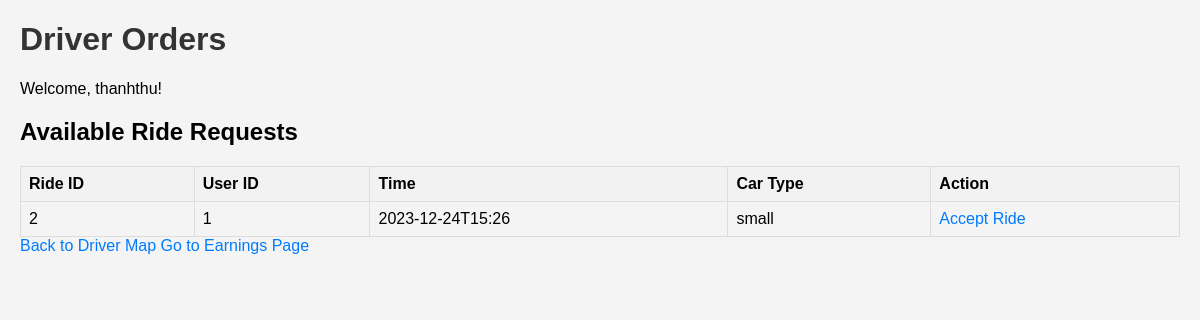
Screenshot of /driver_orders (signed in) with the database file from the repository.
### tables this page shows
CREATE TABLE users (id INTEGER PRIMARY KEY, username TEXT, password TEXT, email TEXT, is_driver INTEGER DEFAULT 0, location TEXT, car_type TEXT, book_id INTEGER DEFAULT 0, is_accepted INTEGER DEFAULT 0);

CREATE TABLE rides (id INTEGER PRIMARY KEY, user_id INTEGER, username TEXT, time TEXT, car_type TEXT, destination TEXT, is_accepted INTEGER DEFAULT 0);

### Homework_Lecture8.py (the view)
@app.route('/driver_orders')
@login_required
def driver_orders():
    car_type = current_user.car_type
    db = get_db()
    cursor = db.cursor()
    cursor.execute('SELECT * FROM rides WHERE is_accepted = 0 AND car_type = ?', (car_type,))
    ride_requests = cursor.fetchall()
    cursor.close()
    db = get_db()
    cursor = db.cursor()
    cursor.execute('SELECT * FROM users WHERE id = ?',(current_user.id))
    skip = cursor.fetchall()
    cursor.close()
    if current_user.is_accepted==1 :
        return redirect(url_for('chat', room_id=current_user.book_id))
    return render_template('driver_orders.html', ride_requests=ride_requests)

### Homework_Lecture8.py (called while the page is built)
def get_db():
    db = getattr(g, '_database', None)
    if db is None:
        db = g._database = sqlite3.connect('./users.db')
        create_table(db)
    return db

@login_manager.user_loader
def load_user(user_id):
    db = get_db()
    cursor = db.cursor()
    cursor.execute('SELECT * FROM users WHERE id = ?', (user_id,))
    user_data = cursor.fetchone()
    cursor.close()
    if user_data:
        user_id, username, password, email, is_driver, location, car_type, book_id, is_accepted = user_data
        user = User(str(user_id))
        user.username = username
        user.password = password
        user.email = email
        user.is_driver = is_driver
        user.location = location if location else generate_user_location(user_id)
        user.car_type = car_type
        user.book_id = book_id
        user.is_accepted = is_accepted
        return user

@app.before_request
def log_request_info():
    if request.method == 'POST':
        logging.info(f"Items in Cart: {cart.find()}")
    logging.info(f"Request Method: {request.method}")
    logging.info(f"Request URL: {request.url}")
    logging.info(f"Request Headers: {dict(request.headers)}")
    logging.info(f"Request Data: {request.get_data()}")

@app.after_request
def log_response_info(response):
    if request.method == 'POST':
        logging.info(f"Items in Cart: {cart.find()}")
    logging.info(f"Response Status Code: {response.status_code}")
    logging.info(f"Response Headers: {dict(response.headers)}")
    logging.info(f"Response Data: {response.get_data()}")
    return response

### templates/driver_orders.html (shortened to what this page needs)
<!DOCTYPE html>
<html lang="en">
<head>
</head>
<body>
    <h1>Driver Orders</h1>
    <p>Welcome, {{ current_user.username }}!</p>
    <h2>Available Ride Requests</h2>
    <table>
        <thead>
            <tr>
                <th>Ride ID</th>
                <th>User ID</th>
                <th>Time</th>
                <th>Car Type</th>
                <th>Action</th>
            </tr>
        </thead>
        <tbody>
            {% for ride_request in ride_requests %}
            <tr>
                <td>{{ ride_request[0] }}</td>
                <td>{{ ride_request[1] }}</td>
                <td>{{ ride_request[3] }}</td>
                <td>{{ ride_request[4] }}</td>
                <td>
                    <a href="{{ url_for('accept_ride', ride_id=ride_request[0]) }}">Accept Ride</a>
                </td>
            </tr>
            {% endfor %}
        </tbody>
    </table>
    <a href="{{ url_for('driver_map') }}">Back to Driver Map</a>
    <a href="{{ url_for('earnings') }}">Go to Earnings Page</a>
</body>
</html>

### templates/driver_orders.html (style rules this page uses)
body { font-family: Arial, sans-serif; background-color: #f4f4f4; margin: 20px; }
h1 { color: #333; }
table { width: 100%; border-collapse: collapse; margin-top: 20px; }
th, td { border: 1px solid #ddd; padding: 8px; text-align: left; }
th { background-color: #f2f2f2; }
a { text-decoration: none; color: #007bff; }

### rows the page displays
users: username "thanhthu"
rides: id "2", user "1", time "2023-12-24T15:26", car_type "small"
